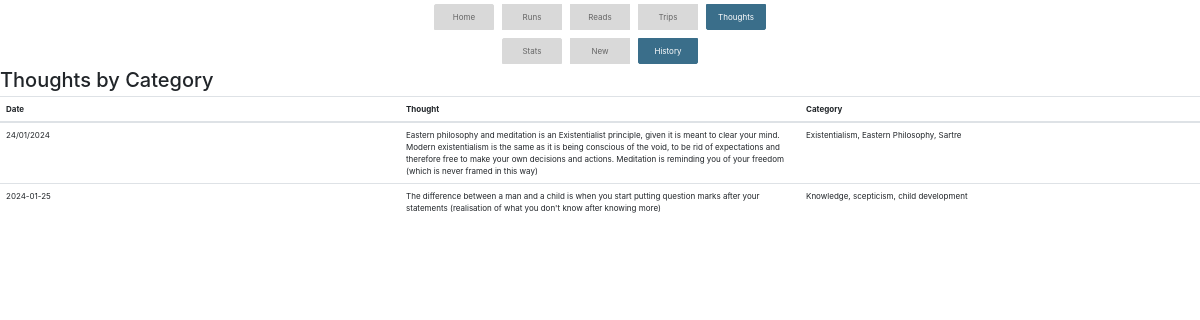
Before: /thoughts/history with the older database file.
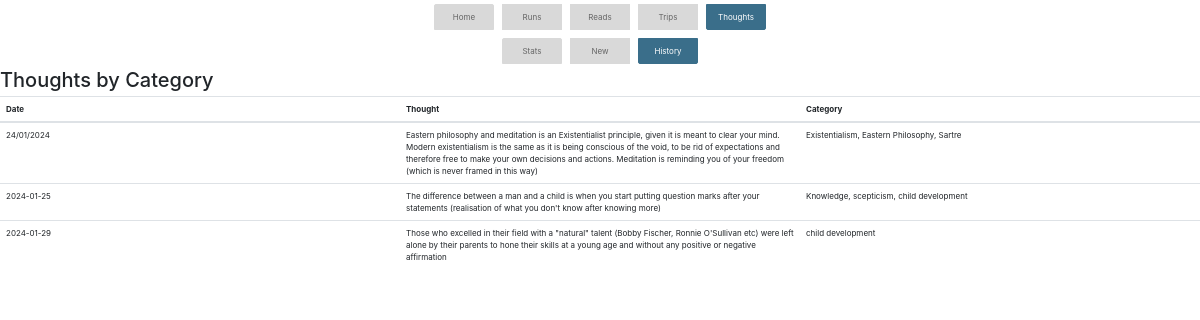
After: the same page with the newer database file.
### app.py (models this page shows)
class Thoughts(db.Model):
    id = db.Column(db.Integer, primary_key=True)
    thought = db.Column(db.String(1000))
    category = db.Column(db.String(200))
    date_added = db.Column(db.String(20))

### app.py (the view)
@app.route('/thoughts/history', methods=['GET', 'POST'])
def thoughts_history():
    thoughts = Thoughts.query.all()
    return render_template('thoughts_history.html',thoughts=thoughts)

### templates/thoughts_history.html (shortened to what this page needs)
{% extends 'base.html' %}
{% block content %}
{% include 'base_thoughts.html' %}
        <h1>Thoughts by Category</h1>
        <table class="table override_table">
            <thead>
                <tr>
                    <th>Date</th>
                    <th>Thought</th>
                    <th>Category</th>
                </tr>
            </thead>
            <tbody>
                {% for thought in thoughts %}
                    <tr>
                        <td>{{ thought.date_added }}</td>
                        <td>{{ thought.thought }}</td>
                        <td>{{ thought.category }}</td>
                    </tr>
                {% endfor %}
            </tbody>
        </table>
    {% endblock %}

### templates/base.html (shortened to what this page needs)
<!DOCTYPE html>
<html lang="en">
<head>
    <link rel="stylesheet" href="{{ url_for('static', filename='bootstrap.min.css') }}">
    <link rel="stylesheet" href="{{ url_for('static', filename='my_override_style.css') }}">
</head>
<body>
    <div class="d-flex justify-content-center">
        <nav>
        <ul class="list-group d-flex flex-row">
            <li class="m-2 list-group-item {% if request.endpoint == 'index' %}active{% endif %}"><a href="{{ url_for('index') }}">Home</a></li>
            <li class="m-2 list-group-item {% if 'runs' in request.endpoint %}active{% endif %}"><a href="{{ url_for('runs_stats') }}">Runs</a></li>
            <li class="m-2 list-group-item {% if 'reads' in request.endpoint %}active{% endif %}"><a href="{{ url_for('reads_stats') }}">Reads</a></li>
            <li class="m-2 list-group-item {% if 'trips' in request.endpoint %}active{% endif %}"><a href="{{ url_for('trips_stats') }}">Trips</a></li>
            <li class="m-2 list-group-item {% if 'thoughts' in request.endpoint %}active{% endif %}"><a href="{{ url_for('thoughts_stats') }}">Thoughts</a></li>
        </ul>
        </nav>
    </div>
    <div>
        {% block content %}{% endblock %}
    </div>
</body>
</html>

### templates/base_thoughts.html
<div class="d-flex justify-content-center">
    <ul class="list-group d-flex flex-row">
        <li class="list-group-item m-2 {% if 'stats' in request.endpoint %}active{% endif %}"><a href="{{ url_for('thoughts_stats') }}">Stats</a></li>
        <li class="list-group-item m-2 {% if 'new' in request.endpoint %}active{% endif %}"><a href="{{ url_for('thoughts_new') }}">New</a></li>
        <li class="list-group-item m-2 {% if 'history' in request.endpoint %}active{% endif %}"><a href="{{ url_for('thoughts_history') }}">History</a></li>
    </ul>
</div>

### static/my_override_style.css (style rules this page uses)
* { font-size: 6pt; }
.override_table { table-layout: fixed; }
.trips_stats_table th, td { width: 16.7%; }
ul { list-style: none; }
li { width: 60px; text-align: center; }
.list-group-item.active { background-color: #3A6E8A; color: white; border-color: #3A6E8A; }
.list-group-item.active a { background-color: #3A6E8A; color: white; border-color: #3A6E8A; }
.list-group-item { background-color: #D9D9D9; color: #666666; border-color: #D9D9D9; }
.list-group-item a { background-color: #D9D9D9; color: #666666; border-color: #D9D9D9; }

Changed rows visible on the page:
added Thoughts: date_added "2024-01-29", thought "Those who excelled in their field with a \"natural\" talent (Bobby Fischer, Ronnie O'Sullivan etc) were left alone by their parents to hone their skills at a young age and without any positive or negative affirmation", category "child development"
